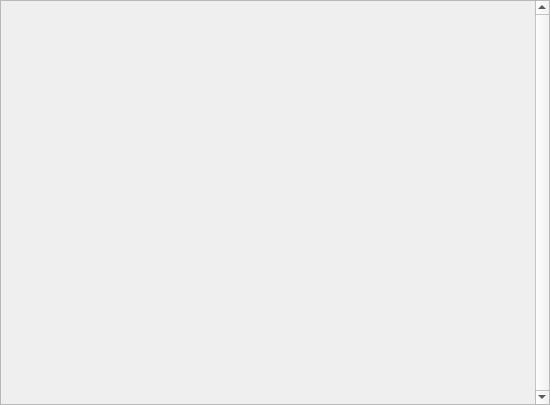
<?xml version="1.0" encoding="UTF-8"?>
<ui version="4.0">
 <class>CWE_ParamPanel</class>
 <widget class="QScrollArea" name="CWE_ParamPanel">
  <property name="geometry">
   <rect>
    <x>0</x>
    <y>0</y>
    <width>550</width>
    <height>405</height>
   </rect>
  </property>
  <property name="windowTitle">
   <string>ScrollArea</string>
  </property>
  <property name="verticalScrollBarPolicy">
   <enum>Qt::ScrollBarAlwaysOn</enum>
  </property>
  <property name="widgetResizable">
   <bool>true</bool>
  </property>
  <widget class="QWidget" name="parameterSpace">
   <property name="geometry">
    <rect>
     <x>0</x>
     <y>0</y>
     <width>532</width>
     <height>403</height>
    </rect>
   </property>
   <layout class="QGridLayout" name="gridLayout"/>
  </widget>
 </widget>
 <resources/>
 <connections/>
</ui>
